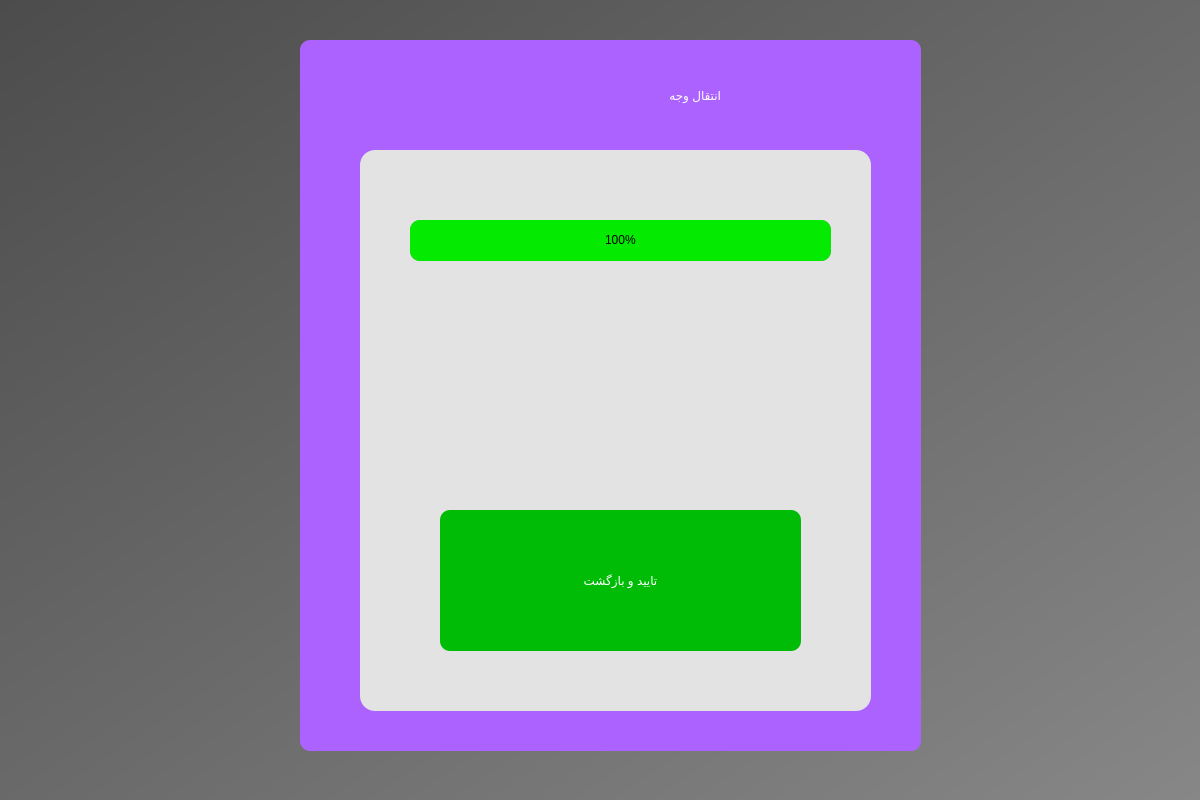
<?xml version="1.0" encoding="UTF-8"?>
<ui version="4.0">
 <class>Dialog</class>
 <widget class="QDialog" name="Dialog">
  <property name="geometry">
   <rect>
    <x>0</x>
    <y>0</y>
    <width>1200</width>
    <height>800</height>
   </rect>
  </property>
  <property name="windowTitle">
   <string>Dialog</string>
  </property>
  <widget class="QWidget" name="bgwidget" native="true">
   <property name="geometry">
    <rect>
     <x>0</x>
     <y>0</y>
     <width>1201</width>
     <height>801</height>
    </rect>
   </property>
   <property name="styleSheet">
    <string notr="true">QWidget#bgwidget{
background-color:qlineargradient(spread:pad, x1:0, y1:0, x2:1, y2:1, stop:0 rgba(76, 76, 76, 255), stop:1 rgba(135, 135, 135, 255))
}</string>
   </property>
   <widget class="QWidget" name="widget" native="true">
    <property name="geometry">
     <rect>
      <x>300</x>
      <y>40</y>
      <width>621</width>
      <height>711</height>
     </rect>
    </property>
    <property name="styleSheet">
     <string notr="true">QWidget#widget{
background-color:rgb(171, 98, 255);
border-radius:10px;
text-shadow: 0 0 3px #FF0000, 0 0 5px #0000FF
}</string>
    </property>
    <widget class="QLabel" name="label">
     <property name="geometry">
      <rect>
       <x>210</x>
       <y>30</y>
       <width>211</width>
       <height>51</height>
      </rect>
     </property>
     <property name="styleSheet">
      <string notr="true">font: 700 36pt &quot;Vazir&quot;;
color: rgb(255, 255, 255);</string>
     </property>
     <property name="text">
      <string>انتقال وجه</string>
     </property>
    </widget>
    <widget class="QWidget" name="widget_2" native="true">
     <property name="geometry">
      <rect>
       <x>60</x>
       <y>110</y>
       <width>511</width>
       <height>561</height>
      </rect>
     </property>
     <property name="styleSheet">
      <string notr="true">background-color:rgb(227, 227, 227);
border-radius:15px</string>
     </property>
     <widget class="QProgressBar" name="progressBar">
      <property name="geometry">
       <rect>
        <x>50</x>
        <y>70</y>
        <width>421</width>
        <height>41</height>
       </rect>
      </property>
      <property name="autoFillBackground">
       <bool>false</bool>
      </property>
      <property name="styleSheet">
       <string notr="true">QProgressBar{
	background-color:rgb(156, 156, 156);
	font:700 20pt &quot;Segoe UI&quot;;
	border-style:solid;
	border-radius:10px;
	text-align:center;
}
QProgressBar::chunk{
	border-radius:10px;
	background-color:rgb(4, 234, 0)
}
</string>
      </property>
      <property name="value">
       <number>100</number>
      </property>
      <property name="invertedAppearance">
       <bool>false</bool>
      </property>
     </widget>
     <widget class="QPushButton" name="return_features_2">
      <property name="geometry">
       <rect>
        <x>80</x>
        <y>360</y>
        <width>361</width>
        <height>141</height>
       </rect>
      </property>
      <property name="styleSheet">
       <string notr="true">border-radius:10px;
background-color:rgb(0, 188, 6);
font: 700 26pt &quot;Vazir&quot;;
color:white</string>
      </property>
      <property name="text">
       <string>تایید و بازگشت</string>
      </property>
     </widget>
     <widget class="QLabel" name="log_label">
      <property name="geometry">
       <rect>
        <x>50</x>
        <y>120</y>
        <width>421</width>
        <height>41</height>
       </rect>
      </property>
      <property name="styleSheet">
       <string notr="true">font: 700 20pt &quot;Vazir&quot;;
color:rgb(38, 38, 38)</string>
      </property>
      <property name="text">
       <string/>
      </property>
     </widget>
    </widget>
   </widget>
  </widget>
 </widget>
 <resources/>
 <connections/>
</ui>
